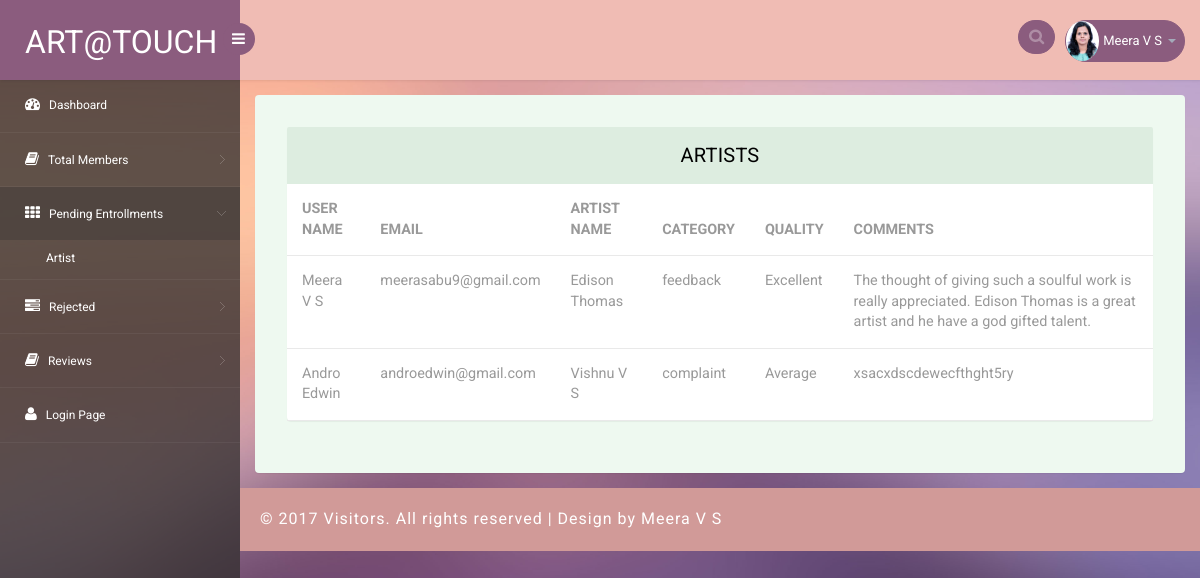
Page /arti_revw on the committed database.
### artco/models.py (models this page shows, shortened)
class Reviews(models.Model):
    username = models.CharField(max_length=30, null=True)
    user_img = models.FileField(null=True)
    email = models.CharField(max_length=30, null=True)
    category = models.CharField(max_length=30, null=True)
    name_artist = models.CharField(max_length=30, null=True)
    quality = models.CharField(max_length=30, null=True)
    comments = models.TextField(null=True)

### artco/views.py (the view)
# urls.py: path('arti_revw',views.art_review_vw),
def art_review_vw(request):
    if request.method == 'GET':
        data = Reviews.objects.all()
        return render(request,'admin_art_reviews.html',{'r':data})

### templates/admin_art_reviews.html (shortened to what this page needs)
<!DOCTYPE html>
{% load static %}
<head>
<link rel="stylesheet" href="{% static 'admin_assets/css/bootstrap.min.css' %}" >
<link href="{% static 'admin_assets/css/style.css' %}" rel='stylesheet' type='text/css' />
<link href="{% static 'admin_assets/css/style-responsive.css' %}" rel="stylesheet"/>
<link rel="stylesheet" href="{% static 'admin_assets/css/font.css' %}" type="text/css"/>
<link href="{% static 'admin_assets/css/font-awesome.css' %}" rel="stylesheet">
</head>
<body>
<section id="container">
<header class="header fixed-top clearfix">
<div class="brand">
    <a href="index.html" class="logo">
        Art@Touch
    </a>
    <div class="sidebar-toggle-box">
        <div class="fa fa-bars"></div>
    </div>
</div>
<div class="top-nav clearfix">
    <ul class="nav pull-right top-menu">
        <li>
            <input type="text" class="form-control search" placeholder=" Search">
        </li>
        <li class="dropdown">
            <a data-toggle="dropdown" class="dropdown-toggle" href="#">
                <img alt="" src="{% static 'admin_assets/images/MEERA.jpg' %}">
                <span class="username">Meera V S</span>
                <b class="caret"></b>
            </a>
        </li>
    </ul>
</div>
</header>
<aside>
    <div id="sidebar" class="nav-collapse">
        <div class="leftside-navigation">
            <ul class="sidebar-menu" id="nav-accordion">
                <li>
                    <a href="admin">
                        <i class="fa fa-dashboard"></i>
                        <span>Dashboard</span>
                    </a>
                </li>
                <li class="sub-menu">
                    <a href="javascript:;">
                        <i class="fa fa-book"></i>
                        <span>Total Members</span>
                    </a>
                </li>
                <li class="sub-menu">
                    <a class="active" href="javascript:;">
                        <i class="fa fa-th"></i>
                        <span>Pending Entrollments</span>
                    </a>
                    <ul class="sub">
                        <li><a href="artist_vw">Artist</a></li>
                    </ul>
                </li>
                <li class="sub-menu">
                    <a href="javascript:;">
                        <i class="fa fa-tasks"></i>
                        <span>Rejected</span>
                    </a>
                </li>
                <li class="sub-menu">
                    <a href="javascript:;">
                        <i class="fa fa-book"></i>
                        <span>Reviews</span>
                    </a>
                </li>
                <li>
                    <a href="login.html">
                        <i class="fa fa-user"></i>
                        <span>Login Page</span>
                    </a>
                </li>
            </ul>            </div>
    </div>
</aside>
<section id="main-content">
	<section class="wrapper">
		<div class="table-agile-info">
 <div class="panel panel-default">
    <div class="panel-heading">
     ARTISTS
    </div>
    <div>
      <table class="table" ui-jq="footable" ui-options='{
        "paging": {
          "enabled": true
        },
        "filtering": {
          "enabled": true
        },
        "sorting": {
          "enabled": true
        }}'>
        <thead>
          <tr>
                    <th scope="col">USER NAME</th>
                    <th scope="col">EMAIL</th>
                    <th scope="col">ARTIST NAME</th>
                    <th scope="col">CATEGORY</th>
                    <th scope="col">QUALITY</th>
                    <th scope="col">COMMENTS</th>
          </tr>
        </thead>
        <tbody>
          {% for i in r %}
                <tr>
                    <td>{{i.username}}</td>
                    <td>{{i.email}}</td>
                    <td>{{i.name_artist}}</td>
                    <td>{{i.category}}</td>
                    <td>{{i.quality}}</td>
                    <td>{{i.comments}}</td>
                </tr>
                {%endfor%}
        </tbody>
      </table>
    </div>
  </div>
</div>
</section>
		  <div class="footer">
			<div class="wthree-copyright">
			  <p>© 2017 Visitors. All rights reserved | Design by Meera V S</p>
			</div>
		  </div>
</section>
</section>
</body>
</html>

### rows in the picture
Reviews: username "Meera V S", email "meerasabu9@gmail.com", name_artist "Edison Thomas", category "feedback", quality "Excellent", comments "The thought of giving such a soulful work is really appreciated. Edison Thomas is a great artist and he have a god gifted talent."
Reviews: username "Andro Edwin", email "androedwin@gmail.com", name_artist "Vishnu V S", category "complaint", quality "Average", comments "xsacxdscdewecfthght5ry"
